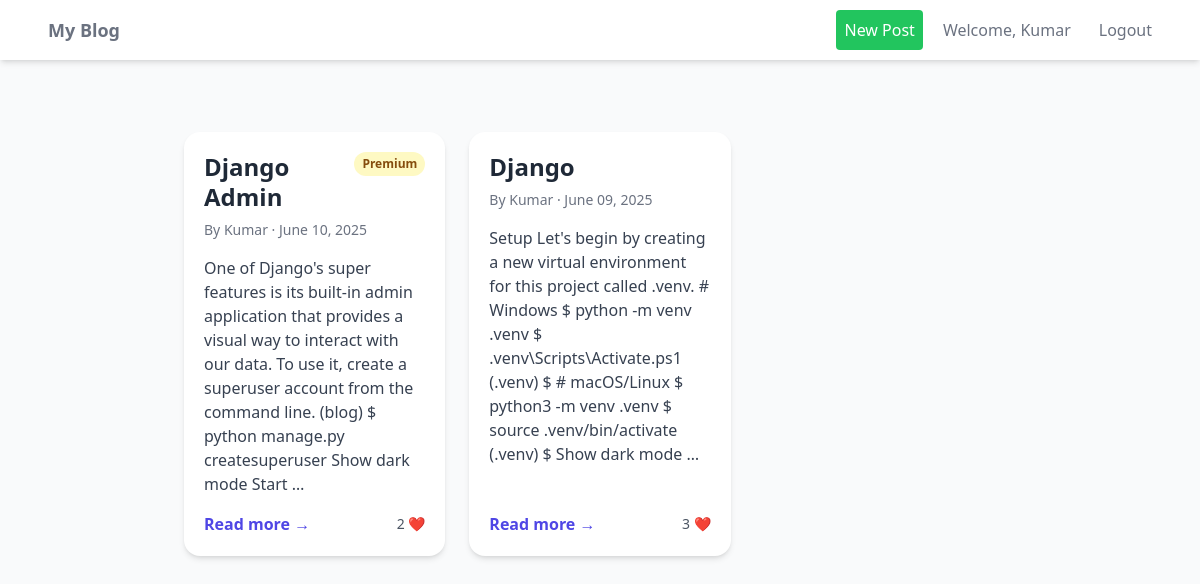
Screenshot of / (signed in) with the database file from the repository.
### blog/models.py (models this page shows, shortened)
class User(AbstractUser):
    ROLE_CHOICES = (
        ('reader', 'Reader'),
        ('author', 'Author'),
    )
    email = models.EmailField(unique=True)
    role = models.CharField(max_length=10, choices=ROLE_CHOICES, default='reader')
    USERNAME_FIELD = 'email'
    REQUIRED_FIELDS = ['username']

class Post(models.Model):
    STATUS_CHOICES = (('draft', 'Draft'), ('published', 'Published'))
    ACCESS_LEVEL_CHOICES = (('free', 'Free'), ('premium', 'Premium'))
    title = models.CharField(max_length=255)
    slug = models.SlugField(max_length=255, unique_for_date='publish_date')
    author = models.ForeignKey(settings.AUTH_USER_MODEL, on_delete=models.CASCADE, related_name='blog_posts')
    body = models.TextField()
    featured_image = models.ImageField(upload_to='post_images/', null=True, blank=True)
    category = models.ForeignKey(Category, on_delete=models.SET_NULL, null=True, related_name='posts')
    tags = TaggableManager()
    publish_date = models.DateTimeField(default=timezone.now)
    created_date = models.DateTimeField(auto_now_add=True)
    updated_date = models.DateTimeField(auto_now=True)
    status = models.CharField(max_length=10, choices=STATUS_CHOICES, default='published')
    access_level = models.CharField(max_length=10, choices=ACCESS_LEVEL_CHOICES, default='free')
    view_count = models.PositiveIntegerField(default=0)
    class Meta:
        ordering = ('-publish_date',)
    def get_absolute_url(self):
        return reverse('post_detail', args=[self.slug])

### blog/views.py (the view)
# urls.py: path('', login_required(views.PostListView.as_view()), name='post_list'),
class PostListView(LoginRequiredMixin, ListView):
    model = Post
    template_name = 'blog/post_list.html'
    context_object_name = 'posts'
    paginate_by = 5
    def get_queryset(self):
        return Post.objects.filter(status='published')

### blog/templates/blog/post_list.html (shortened to what this page needs)
{% extends 'base.html' %}
{% block content %}
<div class="py-10 bg-gray-50 min-h-screen">
  <div class="max-w-6xl mx-auto px-4">
    <div class="grid grid-cols-1 md:grid-cols-2 lg:grid-cols-3 gap-6">
      {% for post in posts %}
        <article class="bg-white rounded-2xl shadow-md hover:shadow-xl transition transform hover:-translate-y-1">
          <div class="p-5 flex flex-col h-full">
            <div class="flex items-start justify-between">
              <h2 class="text-2xl font-bold text-gray-800 leading-tight">
                <a href="{{ post.get_absolute_url }}" class="hover:underline">{{ post.title }}</a>
              </h2>
              {% if post.access_level == 'premium' %}
                <span class="text-xs font-semibold bg-yellow-100 text-yellow-800 px-2 py-1 rounded-full">Premium</span>
              {% endif %}
            </div>
            <p class="text-sm text-gray-500 mt-2">
              By {{ post.author.username }} &middot; {{ post.publish_date|date:"F d, Y" }}
            </p>
            <div class="text-gray-700 mt-4 prose max-w-none">
              {{ post.body|truncatewords_html:40|safe }}
            </div>
            <div class="mt-auto pt-4 flex items-center justify-between">
              <a href="{{ post.get_absolute_url }}" class="text-indigo-600 hover:text-indigo-800 font-semibold">Read more →</a>
              <div class="text-sm text-gray-600">{{ post.likes.count }} ❤️</div>
            </div>
          </div>
        </article>
      {% endfor %}
    </div>
  </div>
</div>
{% endblock %}

### templates/base.html (shortened to what this page needs)
<!DOCTYPE html>
<html lang="en">
<head>
    <script src="https://cdn.tailwindcss.com"></script>
</head>
<body class="bg-gray-50 font-sans">
    <nav class="bg-white shadow-md">
        <div class="max-w-6xl mx-auto px-4">
            <div class="flex justify-between">
                <div class="flex space-x-7">
                    <div>
                        <a href="{% url 'post_list' %}" class="flex items-center py-4 px-2">
                            <span class="font-semibold text-gray-500 text-lg">My Blog</span>
                        </a>
                    </div>
                </div>
                <div class="flex items-center space-x-3">
                    {% if user.is_authenticated %}
                        {% if user.role == 'author' or user.role == 'admin' %}
                            <a href="{% url 'post_create' %}" class="py-2 px-2 font-medium text-white bg-green-500 rounded hover:bg-green-400 transition duration-300">New Post</a>
                        {% endif %}
                        <span class="py-4 px-2 text-gray-500">Welcome, {{ user.username }}</span>
                        <form method="post" action="{% url 'logout' %}" class="inline">
                            <button type="submit" class="py-2 px-2 font-medium text-gray-500 rounded hover:bg-gray-200 transition duration-300">
                                Logout
                            </button>
                        </form>
                    {% else %}
                        <a href="{% url 'login' %}" class="py-2 px-2 font-medium text-gray-500 rounded hover:bg-gray-200 transition duration-300">Log In</a>
                        <a href="{% url 'register' %}" class="py-2 px-2 font-medium text-white bg-blue-500 rounded hover:bg-blue-400 transition duration-300">Sign Up</a>
                    {% endif %}
                </div>
            </div>
        </div>
    </nav>
    <main class="max-w-4xl mx-auto py-8 px-4">
        {% block content %}{% endblock %}
    </main>
</body>
</html>

### rows the page displays
User: username "Kumar"
Post: title "Django Admin", access_level "Premium", author.username "Kumar", publish_date "June 10, 2025", body "One of Django's super features is its built-in admin application that provides a visual way to interact with our data. To use it, create a superuser account from the command line. (blog) $ python manage.py createsuperuser Show dark mode Start …", likes.count "2"
Post: title "Django", author.username "Kumar", publish_date "June 09, 2025", body "Setup Let's begin by creating a new virtual environment for this project called .venv. # Windows $ python -m venv .venv $ .venv\\Scripts\\Activate.ps1 (.venv) $ # macOS/Linux $ python3 -m venv .venv $ source .venv/bin/activate (.venv) $ Show dark mode …", likes.count "3"
